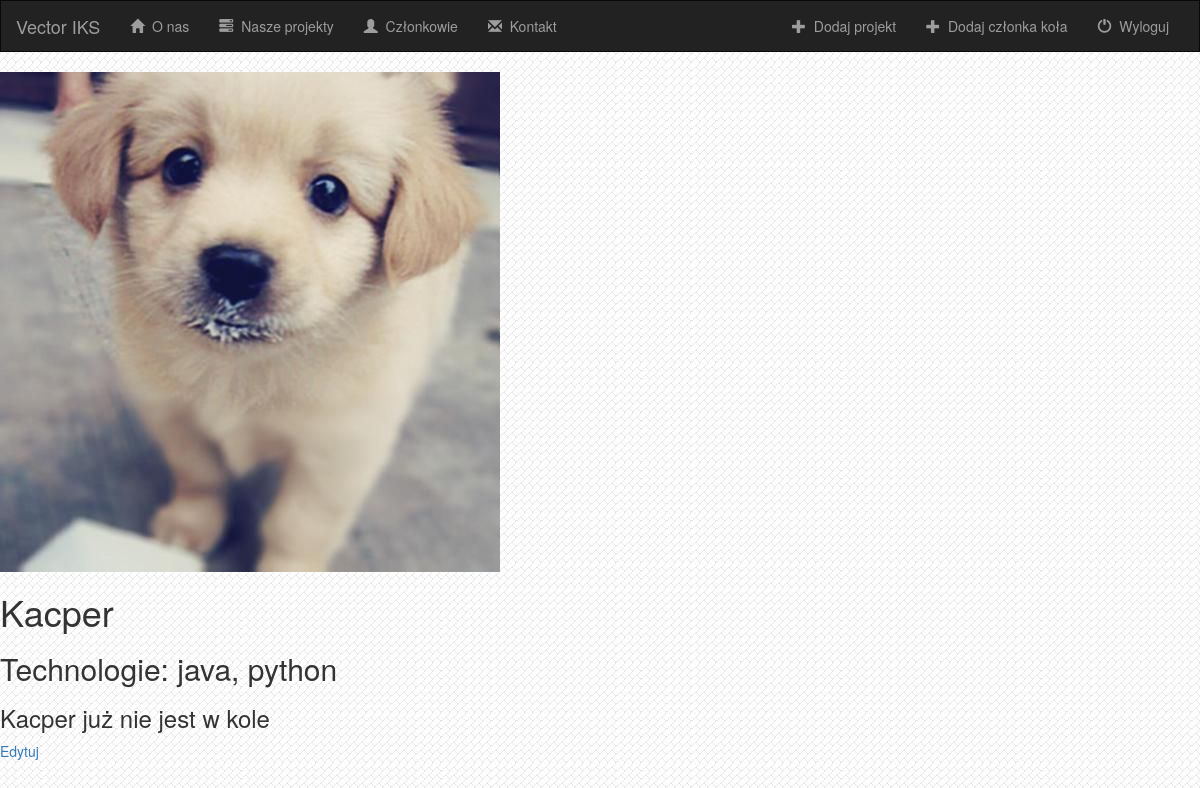
Before: /members/2/ with the older database file.
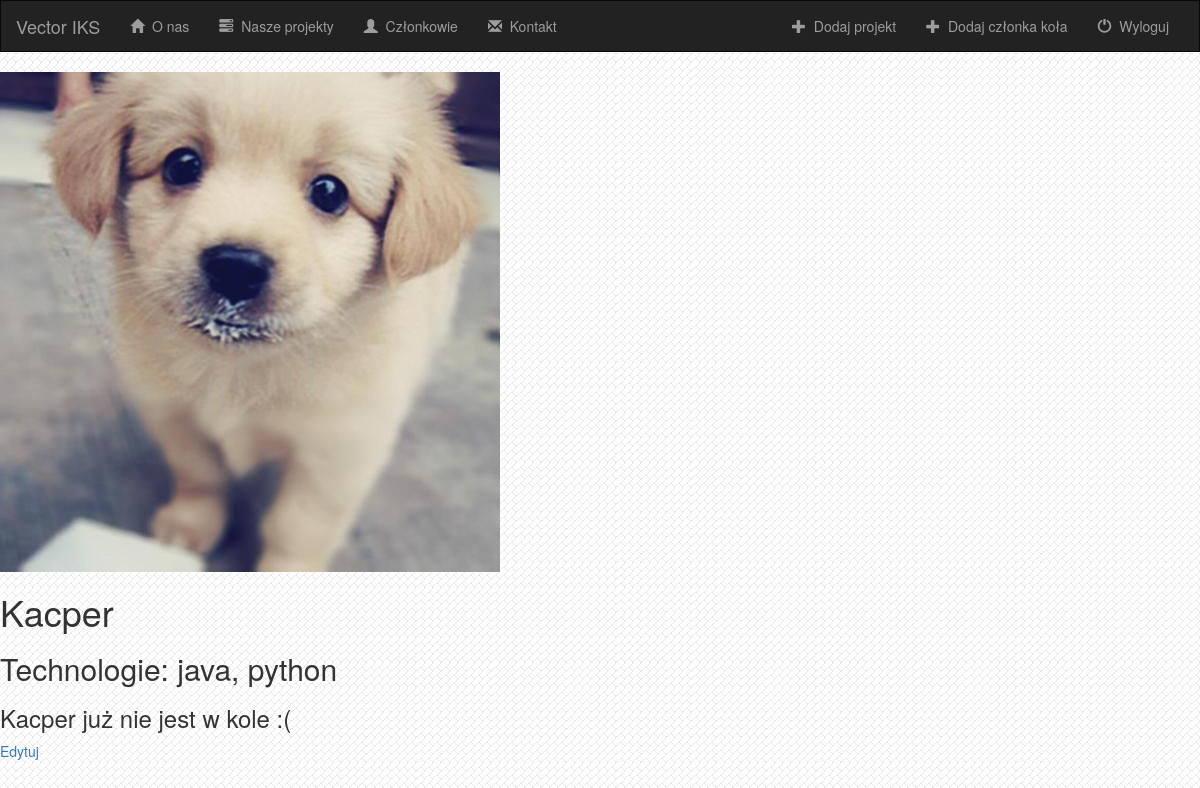
After: the same page with the newer database file.
### members/models.py (models this page shows, shortened)
class Member(models.Model):
    name = models.CharField(max_length=200)
    technologies = models.CharField(max_length=500)
    photo = models.FileField()
    more = models.TextField()

### members/views.py (the view)
# urls.py: url(r'^(?P<pk>[0-9]+)/$', views.DetailView.as_view(), name='detail'),
class DetailView(generic.DetailView):
    model = Member
    template_name = 'members/detail.html'

### members/templates/members/detail.html (shortened to what this page needs)
{% extends 'members/base.html' %}
{% load staticfiles %}
{% block body %}
<img src="{{ member.photo }}"><br>
<h1>{{ member.name }}</h1>
<h2>Technologie: {{ member.technologies }}</h2>
<h3>{{ member.more }}</h3>
<a href="{% url 'members:member-update' member.id %}">Edytuj</a>
{% endblock %}

### members/templates/members/base.html (shortened to what this page needs)
<!DOCTYPE html>
<html lang="en">
<head>
    {% load staticfiles %}
    <link rel="stylesheet" href="https://maxcdn.bootstrapcdn.com/bootstrap/3.3.7/css/bootstrap.min.css"><link rel="stylesheet" type="text/css" href="{% static 'members/style.css' %}">
    <link rel="stylesheet" type="text/css" href="{% static 'members/style.css' %}">
</head>
<body>
    <nav class="navbar navbar-inverse">
    <div class="container-fluid">
        <div class="navbar-header">
            <a class="navbar-brand" href="{% url 'about:index' %}">
                Vector IKS
            </a>
        </div>
        <div class="collapse navbar-collapse" id="topNavBar">
            <ul class="nav navbar-nav">
                <li class="">
                      <a href="{% url 'about:index' %}">
                        <span class="glyphicon glyphicon-home" aria-hidden="true"></span>&nbsp; O nas
                  </a>
                </li>
                <li class="">
                      <a href="{% url 'projects:index' %}">
                        <span class="glyphicon glyphicon-tasks" aria-hidden="true"></span>&nbsp; Nasze projekty
                  </a>
                </li>
                <li class="">
                      <a href="{% url 'members:index' %}">
                        <span class="glyphicon glyphicon-user" aria-hidden="true"></span>&nbsp; Członkowie
                  </a>
                </li>
                <li class="">
                      <a href="{% url 'contact:index' %}">
                        <span class="glyphicon glyphicon-envelope" aria-hidden="true"></span>&nbsp; Kontakt
                  </a>
                </li>
            </ul>
            <ul class="nav navbar-nav navbar-right">
                <li class="">
                    <a href="{% url 'projects:project-add' %}">
                        <span class="glyphicon glyphicon-plus" aria-hidden="true"></span>&nbsp; Dodaj projekt
                    </a>
                </li>
                <li class="">
                    <a href="{% url 'members:member-add' %}">
                        <span class="glyphicon glyphicon-plus" aria-hidden="true"></span>&nbsp; Dodaj członka koła
                    </a>
                </li>
                <li class="">
                    <a href="#">
                        <span class="glyphicon glyphicon-off" aria-hidden="true"></span>&nbsp; Wyloguj
                    </a>
                </li>
            </ul>
        </div>
    </div>
</nav>
    {% block body %}
    {% endblock %}
</body>
</html>

### members/static/members/style.css (style rules this page uses)
body { background: white url("images/background.png"); }
.navbar { border-radius: 0; }
.navbar-brand { font-family: 'Open+Sans+Condensed', 45 px; }

Changed rows visible on the page:
changed Member "Kacper": more "Kacper już nie jest w kole" → "Kacper już nie jest w kole :("
